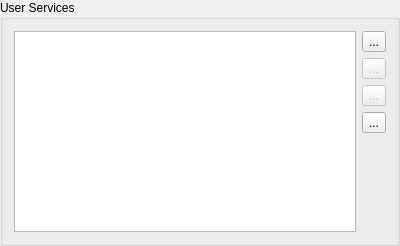
<?xml version="1.0" encoding="UTF-8"?>
<ui version="4.0">
 <class>UserServicesBox</class>
 <widget class="QGroupBox" name="UserServicesBox">
  <property name="geometry">
   <rect>
    <x>0</x>
    <y>0</y>
    <width>400</width>
    <height>246</height>
   </rect>
  </property>
  <property name="windowTitle">
   <string>UserServices</string>
  </property>
  <property name="title">
   <string>User Services</string>
  </property>
  <layout class="QHBoxLayout" name="horizontalLayout">
   <item>
    <widget class="QListWidget" name="lstServices"/>
   </item>
   <item>
    <layout class="QVBoxLayout" name="verticalLayout">
     <item>
      <widget class="QToolButton" name="btnAdd">
       <property name="text">
        <string>...</string>
       </property>
      </widget>
     </item>
     <item>
      <widget class="QToolButton" name="btnEdit">
       <property name="enabled">
        <bool>false</bool>
       </property>
       <property name="text">
        <string>...</string>
       </property>
      </widget>
     </item>
     <item>
      <widget class="QToolButton" name="btnDelete">
       <property name="enabled">
        <bool>false</bool>
       </property>
       <property name="text">
        <string>...</string>
       </property>
      </widget>
     </item>
     <item>
      <widget class="QToolButton" name="btnCopy">
       <property name="text">
        <string>...</string>
       </property>
      </widget>
     </item>
     <item>
      <spacer name="verticalSpacer">
       <property name="orientation">
        <enum>Qt::Vertical</enum>
       </property>
       <property name="sizeHint" stdset="0">
        <size>
         <width>20</width>
         <height>40</height>
        </size>
       </property>
      </spacer>
     </item>
    </layout>
   </item>
  </layout>
 </widget>
 <resources/>
 <connections/>
</ui>
